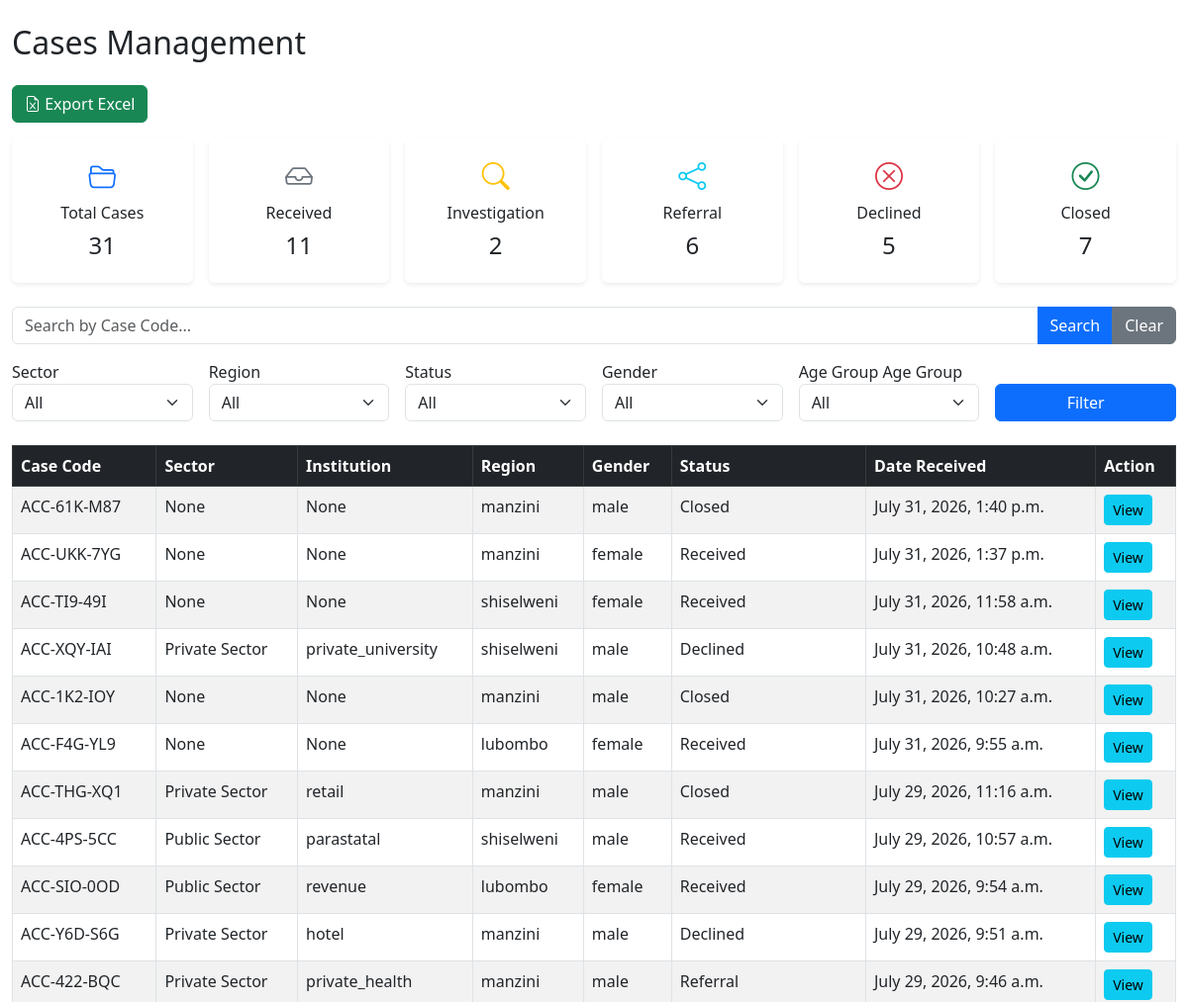
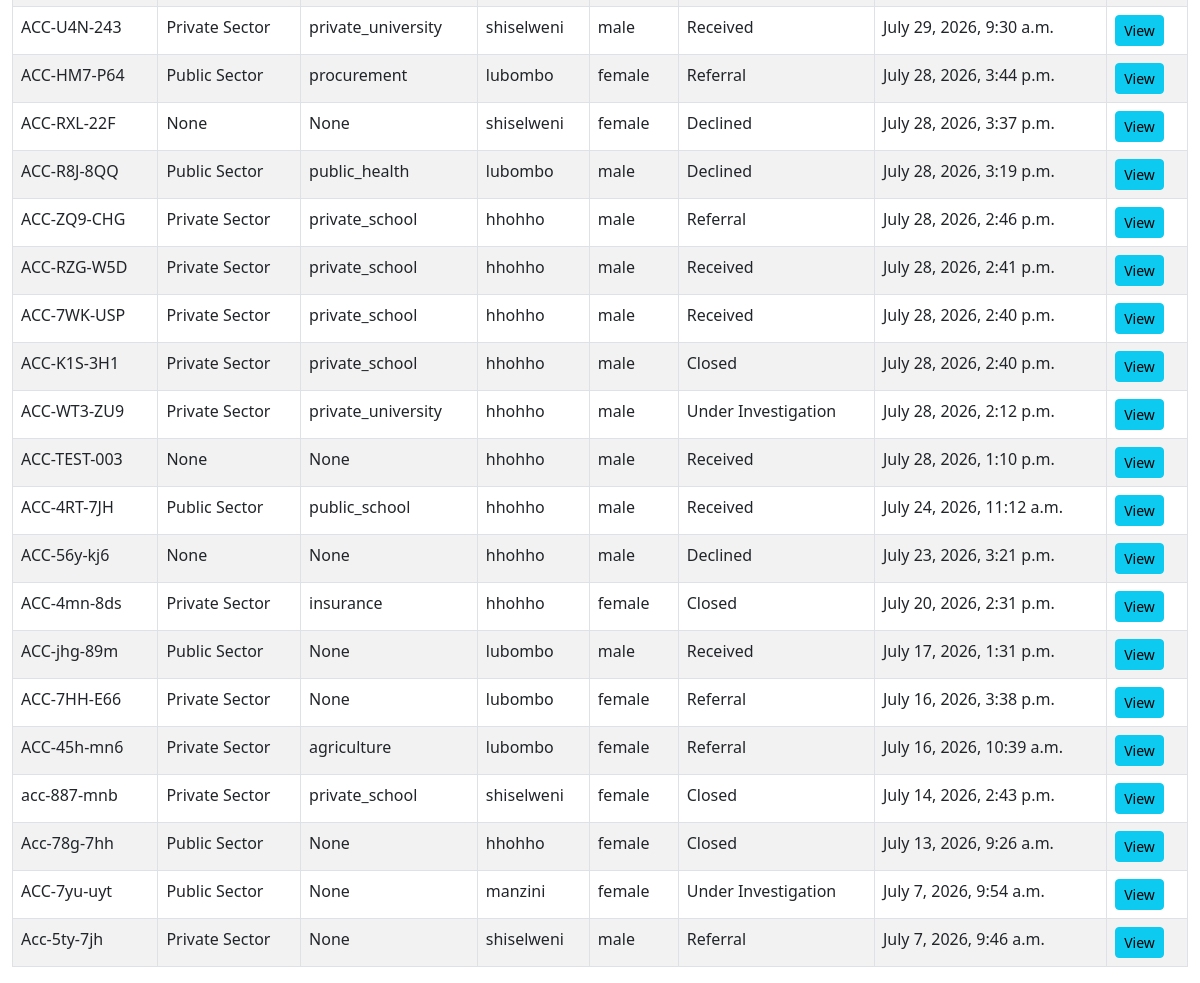
The page /cases/ on the database its author committed (2 pictures, top to bottom).
### dashboard/models.py (models this page shows)
class Case(models.Model):
    STATUS_CHOICES = [
    ("received", "Received"),
    ("investigation", "Under Investigation"),
    ("referral", "Referral"),
    ("closed", "Closed"),
    ("declined", "Declined"),
]
    SECTOR_CHOICES = [
    ("public", "Public Sector"),
    ("private", "Private Sector"),
    ("none", "None"),
]
    PUBLIC_INSTITUTIONS = [
        ("ministry", "Government Ministry"),
        ("department", "Government Department"),
        ("municipality", "Municipality / Town Council"),
        ("parastatal", "Parastatal"),
        ("police", "Police Service"),
        ("public_health", "Public Health Facility"),
        ("public_school", "Public School"),
        ("public_university", "Public University / College"),
        ("procurement", "Procurement Unit"),
        ("revenue", "Revenue Collection Agency"),
        ("other_public", "Other Public Institution"),
    ]
    PRIVATE_INSTITUTIONS = [
        ("insurance", "Insurance Company"),
        ("telecom", "Telecommunications"),
        ("transport", "Transport Company"),
        ("construction", "Construction Company"),
        ("textile", "Textile / Manufacturing"),
        ("retail", "Retail Business"),
        ("mining", "Mining Company"),
        ("agriculture", "Agriculture Business"),
        ("hotel", "Hotel / Tourism"),
        ("private_health", "Private Health Facility"),
        ("private_school", "Private School"),
        ("private_university", "Private University / College"),
        ("security", "Security Company"),
        ("other_private", "Other Private Institution"),
    ]
    REGION_CHOICES = [
        ("hhohho", "Hhohho"),
        ("manzini", "Manzini"),
        ("shiselweni", "Shiselweni"),
        ("lubombo", "Lubombo"),
    ]
    AGE_GROUP_CHOICES = [
        ("under18", "Under 18"),
        ("18_24", "18 - 24"),
        ("25_34", "25 - 34"),
        ("35_44", "35 - 44"),
        ("45_54", "45 - 54"),
        ("55_64", "55 - 54"),
        ("65+", "65+"),
    ]
    GENDER_CHOICES = [
        ("male", "Male"),
        ("female", "Female"),
    ]
    case_code = models.CharField(
        max_length=20,
        unique=True
    )
    is_anonymous = models.BooleanField(
        default=True
    )
    name = models.CharField(
        max_length=100,
        blank=True,
        null=True
    )
    surname = models.CharField(
        max_length=100,
        blank=True,
        null=True
    )
    contact = models.CharField(
        max_length=20,
        blank=True,
        null=True
    )
    email = models.EmailField(
        blank=True,
        null=True
    )
    id_number = models.CharField(
        max_length=30,
        blank=True,
        null=True
    )
    nationality = models.CharField(
    max_length=100,
    blank=True,
    null=True
)
    region = models.CharField(
        max_length=20,
        choices=REGION_CHOICES
    )
    location = models.CharField(
        max_length=100
    )
    incident_date = models.DateField()
    incident_time = models.TimeField()
    age_group = models.CharField(
        max_length=20,
        choices=AGE_GROUP_CHOICES
    )
    gender = models.CharField(
        max_length=10,
        choices=GENDER_CHOICES
    )
    sector = models.CharField(
    max_length=20,
    choices=SECTOR_CHOICES,
    default="none",
    blank=True,
    null=True
)
    institution = models.CharField(
        max_length=100,
        blank=True,
        null=True
    )
    amount = models.DecimalField(
        max_digits=12,
        decimal_places=2,
        blank=True,
        null=True
    )
    description = models.TextField()
    evidence = models.FileField(
        upload_to="evidence/",
        blank=True,
        null=True
    )
    status = models.CharField(
        max_length=20,
        choices=STATUS_CHOICES,
        default="received"
    )
    decline_reason = models.TextField(
    blank=True,
    null=True
)
    referral_notes = models.TextField(
    blank=True,
    null=True
)
    account = models.ForeignKey(
        "AnonymousAccount",
        on_delete=models.SET_NULL,
        blank=True,
        null=True,
        related_name="cases"
    )
    created_at = models.DateTimeField(
        auto_now_add=True
    )

### dashboard/views.py (the view)
# urls.py: path('cases/', include('cases.urls')),
def cases(request):
    cases_list = Case.objects.all().order_by("-id")
    total_cases = Case.objects.count()
    received_cases = Case.objects.filter(
    status="received"
).count()
    investigation_cases = Case.objects.filter(
    status="investigation"
).count()
    referral_cases = Case.objects.filter(
    status="referral"
).count()
    declined_cases = Case.objects.filter(
    status="declined"
).count()
    closed_cases = Case.objects.filter(
    status="closed"
).count()
    sector = request.GET.get("sector")
    region = request.GET.get("region")
    status = request.GET.get("status")
    gender = request.GET.get("gender")
    age_group = request.GET.get("age_group")
    search = request.GET.get("search")
    if sector:
        cases_list = cases_list.filter(
            sector=sector
        )
    if region:
        cases_list = cases_list.filter(
            region__iexact=region
        )
    if status:
        cases_list = cases_list.filter(
            status=status
        )
    if gender:
        cases_list = cases_list.filter(
            gender=gender
        )
    if age_group:
        cases_list = cases_list.filter(
            age_group=age_group
        )
    if search:
        cases_list = cases_list.filter(
            case_code__icontains=search
    )
    return render(
    request,
    "dashboard/cases.html",
    {
        "cases": cases_list,
        "search": search,
        "total_cases": total_cases,
        "received_cases": received_cases,
        "investigation_cases": investigation_cases,
        "referral_cases": referral_cases,
        "declined_cases": declined_cases,
        "closed_cases": closed_cases,
    }
)

### dashboard/templates/dashboard/cases.html (shortened to what this page needs)
<!DOCTYPE html>
<html>
<head>
    <link href="https://cdn.jsdelivr.net/npm/bootstrap@5.3.0/dist/css/bootstrap.min.css" rel="stylesheet">
    <link href="https://cdn.jsdelivr.net/npm/bootstrap@5.3.0/dist/css/bootstrap.min.css" rel="stylesheet">
    <link
    rel="stylesheet"
    href="https://cdn.jsdelivr.net/npm/bootstrap-icons@1.11.3/font/bootstrap-icons.css">
</head>
<body>
<div class="container-fluid mt-4">
    <h2 class="mb-4">
        Cases Management
    </h2>
<a href="{% url 'export_cases_excel' %}"
   class="btn btn-success mb-3">
    <i class="bi bi-file-earmark-excel"></i>
    Export Excel
</a>
<div class="row g-3 mb-4">
<div class="col-md-2">
<div class="card shadow-sm border-0">
<div class="card-body text-center">
<i class="bi bi-folder2-open fs-3 text-primary"></i>
<h6 class="mt-2">
Total Cases
</h6>
<h4>
{{ total_cases }}
</h4>
</div>
</div>
</div>
<div class="col-md-2">
<div class="card shadow-sm border-0">
<div class="card-body text-center">
<i class="bi bi-inbox fs-3 text-secondary"></i>
<h6 class="mt-2">
Received
</h6>
<h4>
{{ received_cases }}
</h4>
</div>
</div>
</div>
<div class="col-md-2">
<div class="card shadow-sm border-0">
<div class="card-body text-center">
<i class="bi bi-search fs-3 text-warning"></i>
<h6 class="mt-2">
Investigation
</h6>
<h4>
{{ investigation_cases }}
</h4>
</div>
</div>
</div>
<div class="col-md-2">
<div class="card shadow-sm border-0">
<div class="card-body text-center">
<i class="bi bi-share fs-3 text-info"></i>
<h6 class="mt-2">
Referral
</h6>
<h4>
{{ referral_cases }}
</h4>
</div>
</div>
</div>
<div class="col-md-2">
<div class="card shadow-sm border-0">
<div class="card-body text-center">
<i class="bi bi-x-circle fs-3 text-danger"></i>
<h6 class="mt-2">
Declined
</h6>
<h4>
{{ declined_cases }}
</h4>
</div>
</div>
</div>
<div class="col-md-2">
<div class="card shadow-sm border-0">
<div class="card-body text-center">
<i class="bi bi-check-circle fs-3 text-success"></i>
<h6 class="mt-2">
Closed
</h6>
<h4>
{{ closed_cases }}
</h4>
</div>
</div>
</div>
</div>
    <form method="GET" class="mb-3">
    <div class="input-group">
        <input
            type="text"
            name="search"
            class="form-control"
            placeholder="Search by Case Code..."
            value="{{ search|default:'' }}"
        >
        <button type="submit" class="btn btn-primary">
            Search
        </button>
        <a href="{% url 'cases' %}" class="btn btn-secondary">
            Clear
        </a>
    </div>
</form>
    <form method="GET" class="row g-3 mb-4">
        <div class="col-md-2">
            <label>Sector</label>
            <select name="sector" class="form-select">
                <option value="">All</option>
            </select>
        </div>
        <div class="col-md-2">
    <label>Region</label>
    <select name="region" class="form-select">
        <option value="">
            All
        </option>
    </select>
</div>
        <div class="col-md-2">
            <label>Status</label>
            <select name="status" class="form-select">
    <option value="">
        All
    </option>
</select>
        </div>
        <div class="col-md-2">
            <label>Gender</label>
            <select name="gender" class="form-select">
                <option value="">
                    All
                </option>
            </select>
        </div>
        <div class="col-md-2">
            <label>Age Group</label>
            <label>Age Group</label>
<select name="age_group" class="form-select">
    <option value="">
        All
    </option>
</select>
        </div>
        <div class="col-md-2 d-flex align-items-end">
            <button class="btn btn-primary w-100">
                Filter
            </button>
        </div>
    </form>
    <table class="table table-bordered table-striped">
        <thead class="table-dark">
            <tr>
                <th>
                    Case Code
                </th>
                <th>
                    Sector
                </th>
                <th>
                    Institution
                </th>
                <th>
                    Region
                </th>
                <th>
                    Gender
                </th>
                <th>
                    Status
                </th>
                <th>
                    Date Received
                </th>
                <th>
                    Action
                </th>
            </tr>
        </thead>
        <tbody>
        {% for case in cases %}
            <tr>
                <td>
                    {{case.case_code}}
                </td>
                <td>
                    {{case.get_sector_display}}
                </td>
                <td>
                    {{case.institution}}
                </td>
                <td>
                    {{case.region}}
                </td>
                <td>
                    {{case.gender}}
                </td>
                <td>
                    {{case.get_status_display}}
                </td>
                <td>
                    {{case.created_at}}
                </td>
                <td>
                    <a href="{% url 'case_detail' case.id %}"
                    class="btn btn-sm btn-info">
                    View
                    </a>
                </td>
            </tr>
        {% empty %}
            <tr>
                <td colspan="8" class="text-center">
                    No cases found
                </td>
            </tr>
        {% endfor %}
        </tbody>
    </table>
</div>
</body>
</html>

### rows shown on the page
Case: case_code "ACC-61K-M87", sector "None", institution "None", region "manzini", gender "male", status "Closed", created_at "July 31, 2026, 1:40 p.m."
Case: case_code "ACC-UKK-7YG", sector "None", institution "None", region "manzini", gender "female", status "Received", created_at "July 31, 2026, 1:37 p.m."
Case: case_code "ACC-TI9-49I", sector "None", institution "None", region "shiselweni", gender "female", status "Received", created_at "July 31, 2026, 11:58 a.m."
Case: case_code "ACC-XQY-IAI", sector "Private Sector", institution "private_university", region "shiselweni", gender "male", status "Declined", created_at "July 31, 2026, 10:48 a.m."
Case: case_code "ACC-1K2-IOY", sector "None", institution "None", region "manzini", gender "male", status "Closed", created_at "July 31, 2026, 10:27 a.m."
Case: case_code "ACC-F4G-YL9", sector "None", institution "None", region "lubombo", gender "female", status "Received", created_at "July 31, 2026, 9:55 a.m."
Case: case_code "ACC-THG-XQ1", sector "Private Sector", institution "retail", region "manzini", gender "male", status "Closed", created_at "July 29, 2026, 11:16 a.m."
Case: case_code "ACC-4PS-5CC", sector "Public Sector", institution "parastatal", region "shiselweni", gender "male", status "Received", created_at "July 29, 2026, 10:57 a.m."
Case: case_code "ACC-SIO-0OD", sector "Public Sector", institution "revenue", region "lubombo", gender "female", status "Received", created_at "July 29, 2026, 9:54 a.m."
Case: case_code "ACC-Y6D-S6G", sector "Private Sector", institution "hotel", region "manzini", gender "male", status "Declined", created_at "July 29, 2026, 9:51 a.m."
Case: case_code "ACC-422-BQC", sector "Private Sector", institution "private_health", region "manzini", gender "male", status "Referral", created_at "July 29, 2026, 9:46 a.m."
Case: case_code "ACC-U4N-243", sector "Private Sector", institution "private_university", region "shiselweni", gender "male", status "Received", created_at "July 29, 2026, 9:30 a.m."
Case: case_code "ACC-HM7-P64", sector "Public Sector", institution "procurement", region "lubombo", gender "female", status "Referral", created_at "July 28, 2026, 3:44 p.m."
Case: case_code "ACC-RXL-22F", sector "None", institution "None", region "shiselweni", gender "female", status "Declined", created_at "July 28, 2026, 3:37 p.m."
Case: case_code "ACC-R8J-8QQ", sector "Public Sector", institution "public_health", region "lubombo", gender "male", status "Declined", created_at "July 28, 2026, 3:19 p.m."
Case: case_code "ACC-ZQ9-CHG", sector "Private Sector", institution "private_school", region "hhohho", gender "male", status "Referral", created_at "July 28, 2026, 2:46 p.m."
Case: case_code "ACC-RZG-W5D", sector "Private Sector", institution "private_school", region "hhohho", gender "male", status "Received", created_at "July 28, 2026, 2:41 p.m."
Case: case_code "ACC-7WK-USP", sector "Private Sector", institution "private_school", region "hhohho", gender "male", status "Received", created_at "July 28, 2026, 2:40 p.m."
Case: case_code "ACC-K1S-3H1", sector "Private Sector", institution "private_school", region "hhohho", gender "male", status "Closed", created_at "July 28, 2026, 2:40 p.m."
Case: case_code "ACC-WT3-ZU9", sector "Private Sector", institution "private_university", region "hhohho", gender "male", status "Under Investigation", created_at "July 28, 2026, 2:12 p.m."
Case: case_code "ACC-TEST-003", sector "None", institution "None", region "hhohho", gender "male", status "Received", created_at "July 28, 2026, 1:10 p.m."
Case: case_code "ACC-4RT-7JH", sector "Public Sector", institution "public_school", region "hhohho", gender "male", status "Received", created_at "July 24, 2026, 11:12 a.m."
Case: case_code "ACC-56y-kj6", sector "None", institution "None", region "hhohho", gender "male", status "Declined", created_at "July 23, 2026, 3:21 p.m."
Case: case_code "ACC-4mn-8ds", sector "Private Sector", institution "insurance", region "hhohho", gender "female", status "Closed", created_at "July 20, 2026, 2:31 p.m."
Case: case_code "ACC-jhg-89m", sector "Public Sector", institution "None", region "lubombo", gender "male", status "Received", created_at "July 17, 2026, 1:31 p.m."
Case: case_code "ACC-7HH-E66", sector "Private Sector", institution "None", region "lubombo", gender "female", status "Referral", created_at "July 16, 2026, 3:38 p.m."
Case: case_code "ACC-45h-mn6", sector "Private Sector", institution "agriculture", region "lubombo", gender "female", status "Referral", created_at "July 16, 2026, 10:39 a.m."
Case: case_code "acc-887-mnb", sector "Private Sector", institution "private_school", region "shiselweni", gender "female", status "Closed", created_at "July 14, 2026, 2:43 p.m."
Case: case_code "Acc-78g-7hh", sector "Public Sector", institution "None", region "hhohho", gender "female", status "Closed", created_at "July 13, 2026, 9:26 a.m."
Case: case_code "ACC-7yu-uyt", sector "Public Sector", institution "None", region "manzini", gender "female", status "Under Investigation", created_at "July 7, 2026, 9:54 a.m."
Case: case_code "Acc-5ty-7jh", sector "Private Sector", institution "None", region "shiselweni", gender "male", status "Referral", created_at "July 7, 2026, 9:46 a.m."

### other values the page prints
{{ total_cases }} "31"
{{ received_cases }} "11"
{{ investigation_cases }} "2"
{{ referral_cases }} "6"
{{ declined_cases }} "5"
{{ closed_cases }} "7"
